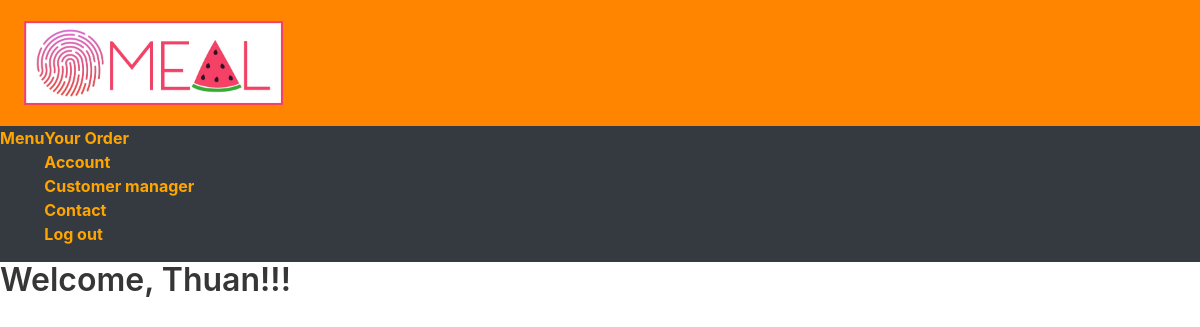
The app's page /profile (signed in), older data.
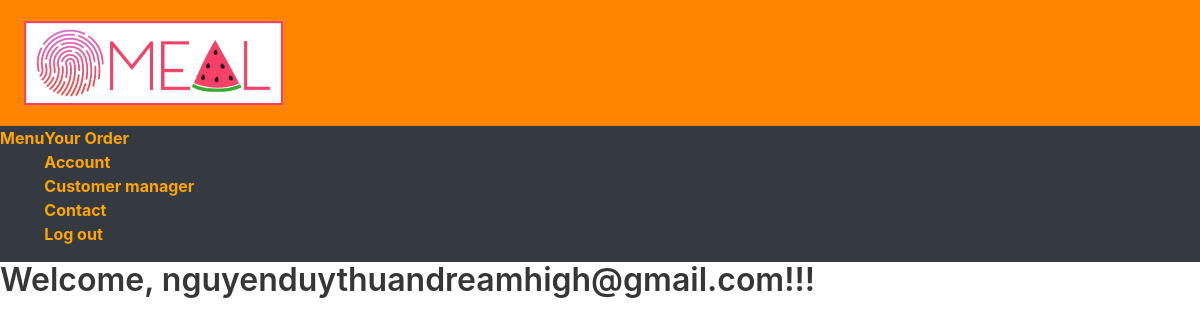
The same page, newer data.
### main.py (models this page shows)
class User(UserMixin, db.Model):
    id = db.Column(db.Integer, primary_key=True)
    email = db.Column(db.String(100), nullable=False, unique=True)
    name = db.Column(db.String(100), nullable=False)
    password = db.Column(db.String(100), nullable=False)
    number_of_order = db.Column(db.Integer, default=0)
    total_price = db.Column(db.Integer, default=0)
    prepare_status = db.Column(db.Integer, default=0)

### main.py (the view)
@main.route('/profile')
@login_required
def profile():
    name = str(current_user.name)
    user = current_user
    return render_template('profile.html', name=current_user.name)

### main.py (called while the page is built)
@login_manager.user_loader
def load_user(user_id):
    return User.query.get(int(user_id))

### templates/profile.html (shortened to what this page needs)
{% extends "base.html" %}
{% block body %}
<h1 class="title">
  Welcome, {{ name }}!!!
</h1>
{% endblock %}

### templates/base.html (shortened to what this page needs)
<!DOCTYPE html>
<html lang="en">
<head>
    <link rel="stylesheet" href="https://cdnjs.cloudflare.com/ajax/libs/bulma/0.7.2/css/bulma.min.css" />
    <link rel= "stylesheet" type= "text/css" href= "{{ url_for('static',filename='styles/style_nav.css') }}">
    <link rel="stylesheet" href="https://pro.fontawesome.com/releases/v5.10.0/css/all.css"/>
    <link
      rel="stylesheet"
      href="https://stackpath.bootstrapcdn.com/bootstrap/4.4.1/css/bootstrap.min.css"
    />
    <link
      rel="stylesheet"
      href="https://stackpath.bootstrapcdn.com/font-awesome/4.7.0/css/font-awesome.min.css"
    />
</head>
{% if request.url_rule.endpoint != "confirm_order" and request.url_rule.endpoint != "order_status" %}
<body>
  <div class = "block " >
    <div class = "navbar nav-color " role="navigation" aria-label="main navigation" >
        <div class = "navbar-brand">
            <a href = "{{ url_for('menu_option') }}" class = "nav-item">
                <img src="../static/img/app_logo.jpg" alt = "site-logo" style = "max-height: 100px" class = "py-2 px-2">
            </a>
        </div>
</div>
      <nav class = "navbar-right navbar-expand-lg navbar-dark bg-dark nav-margin">
        <div class = "collapse navbar-collapse" id = "navbar">
            <div class = "navbar-nav">
                {% if current_user.id == 1 %}
                <a style="color:orange;" class = "nav-item" href = "{{ url_for('manager') }}"><b>Menu</b></a>
                {% else %}
                <a style="color:orange;" class = "nav-item" href = "{{ url_for('view_menu') }}"><b>Menu</b></a>
                {% endif %}
                <ul >
                    <li>
                        <a style="color:orange;" class = "nav-item" href="{{ url_for('order_history') }}"><b>Your Order</b></a>
                    </li>
                    <li>
                        <a style="color:orange;" class = "nav-item" href = "{{ url_for('view_account') }}"><b>Account</b></a>
                    </li>
                    {% if current_user.id == 1 %}
                    <li>
                        <a style="color:orange;" class = "nav-item" href="{{ url_for('customer_manager') }}"><b>Customer manager</b></a>
                    </li>
                    {% endif %}
                    <li>
                        <a style="color:orange;" class = "nav-item" href = "{{ url_for('contact_us') }}"><b>Contact</b></a>
                    </li>
                    <li>
                        <a style="color:orange;" class = "nav-item" href="{{ url_for('logout') }}" ><b>Log out</b></a>
                    </li>
                </ul>
            </div>
        </div>
    </nav>
    </div>
{% endif %}
    {% block body %}{% endblock %}
</body>
</html>

### static/styles/style_nav.css (style rules this page uses)
.nav-color { background-color: rgb(255, 132, 0); }
.nav-margin { margin-bottom:-1.5em }

Row changes from the older to the newer data that the page shows:
changed User: name "Thuan" → "nguyenduythuandreamhigh@gmail.com"
